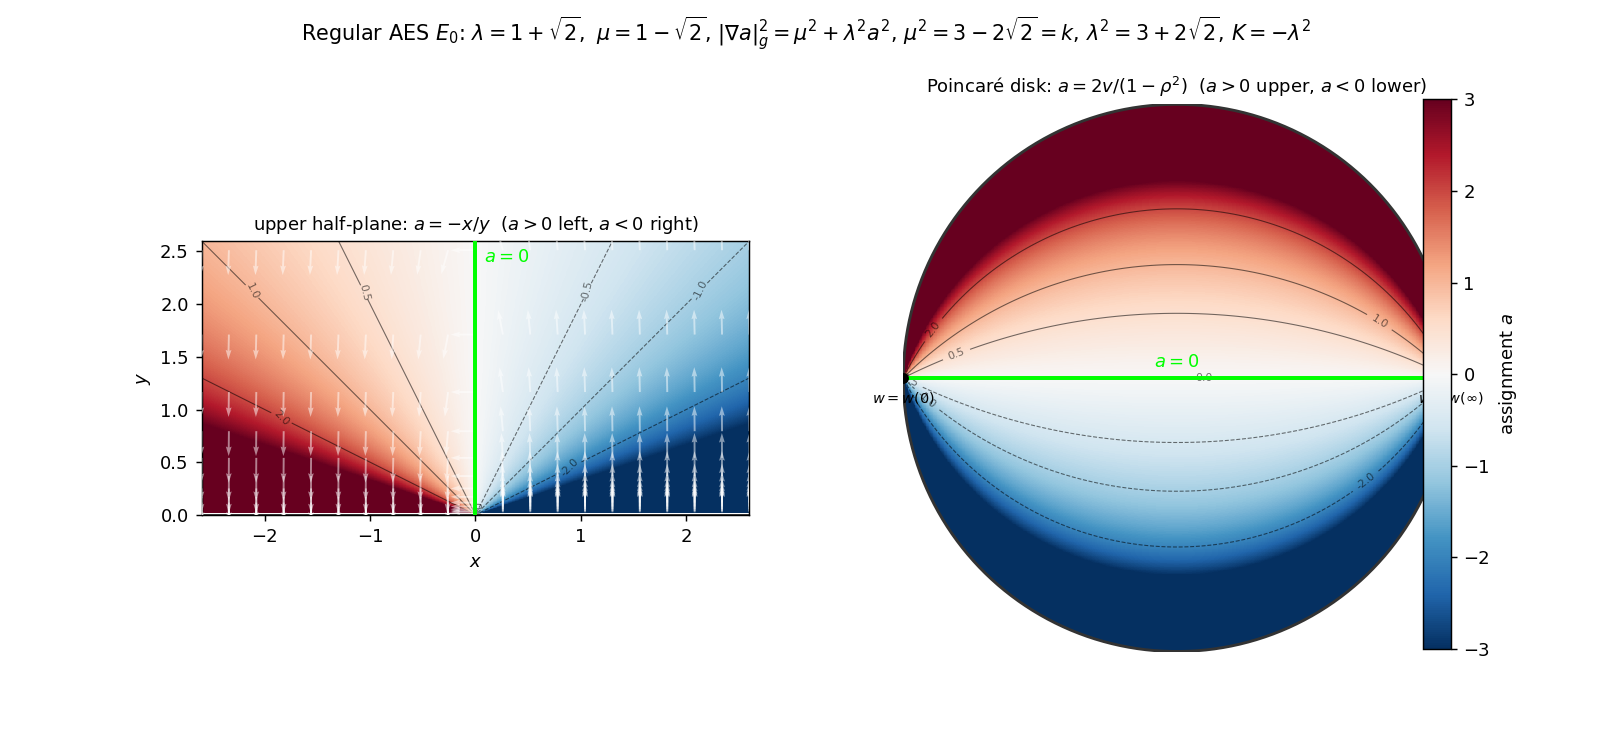

Write the Python code that produced this figure.
#!/usr/bin/env python3
"""
015 — Visualizing the regular AES  E0  with  lambda = 1+sqrt2, mu = 1-sqrt2.

Assignment function  a  in the two standard models:

  upper half-plane:  a = -x/y      (zero set: x = 0, the imaginary axis)
  Poincare disk:     a = 2v/(1-rho^2),   w = u + iv, rho^2 = u^2+v^2
                     (zero set: v = 0, the real diameter)

Both carry the same eikonal  |grad a|_g^2 = mu^2 + lambda^2 a^2, with
  mu^2 = 3-2sqrt2 = k,  lambda^2 = 3+2sqrt2 = 1/k,  curvature K = -lambda^2.

Level sets: in H^2 the rays  x = -c y  through the boundary point 0 (a pencil);
in the disk the circles through  w = -1 and w = +1  (plus the diameter v = 0).

STATUS: exact classical identities (computationally verified); the "distribution
of the assignment" is the standard E0 model, not a new theorem.
"""

import numpy as np
import matplotlib
matplotlib.use("Agg")
import matplotlib.pyplot as plt
from math import sqrt

SQ2 = sqrt(2.0)
MU = 1.0 - SQ2
LAM = 1.0 + SQ2
MU2 = MU * MU          # = 3-2sqrt2 = k
LAM2 = LAM * LAM       # = 3+2sqrt2 = 1/k
K = -LAM2

LEVS = [-4, -2, -1, -0.5, 0, 0.5, 1, 2, 4]
CMAP = "RdBu_r"
CLIM = 3.0


def panel_halfplane(ax):
    n = 700
    x = np.linspace(-2.6, 2.6, n)
    y = np.linspace(0.02, 2.6, n)
    X, Y = np.meshgrid(x, y)
    A = -X / Y
    A = np.clip(A, -CLIM, CLIM)

    pc = ax.pcolormesh(X, Y, A, cmap=CMAP, vmin=-CLIM, vmax=CLIM,
                       shading="auto")
    cs = ax.contour(X, Y, A, levels=LEVS, colors="k", linewidths=0.6,
                    alpha=0.55)
    ax.clabel(cs, fmt="%.1f", fontsize=6)

    ax.axhline(0, color="0.2", lw=1.6)                 # ideal boundary R
    ax.plot([0, 0], [0, 2.6], color="lime", lw=2.2, zorder=5)  # zero set a=0
    ax.text(0.08, 2.4, r"$a=0$", color="lime", fontsize=10)

    # metric gradient  grad a = -mu^2 y dx + lambda^2 x dy   (app B)
    gx = np.linspace(-2.6, 2.6, 21)
    gy = np.logspace(-1.6, 0.4, 13)
    GX, GY = np.meshgrid(gx, gy)
    U = -MU2 * GY
    V = LAM2 * GX
    norm = np.hypot(U, V)
    ax.quiver(GX, GY, U / norm, V / norm, scale=22, color="white",
              alpha=0.5, width=0.0035, zorder=3)

    ax.set_xlim(-2.6, 2.6)
    ax.set_ylim(0, 2.6)
    ax.set_aspect("equal")
    ax.set_xlabel("$x$")
    ax.set_ylabel("$y$")
    ax.set_title(r"upper half-plane: $a=-x/y$  ($a>0$ left, $a<0$ right)",
                 fontsize=10)
    return pc


def panel_disk(ax):
    n = 700
    u = np.linspace(-1.0, 1.0, n)
    v = np.linspace(-1.0, 1.0, n)
    U, V = np.meshgrid(u, v)
    rho2 = U * U + V * V
    A = 2 * V / (1 - rho2)
    A = np.ma.masked_where(rho2 >= 1.0, A)
    A = np.clip(A, -CLIM, CLIM)

    pc = ax.pcolormesh(U, V, A, cmap=CMAP, vmin=-CLIM, vmax=CLIM,
                       shading="auto")
    cs = ax.contour(U, V, A, levels=LEVS, colors="k", linewidths=0.6,
                    alpha=0.55)
    ax.clabel(cs, fmt="%.1f", fontsize=6)

    th = np.linspace(0, 2 * np.pi, 400)
    ax.plot(np.cos(th), np.sin(th), color="0.2", lw=1.6)   # ideal boundary
    ax.plot([-1, 1], [0, 0], color="lime", lw=2.2, zorder=5)  # zero set a=0
    ax.text(0.0, 0.04, r"$a=0$", color="lime", fontsize=10, ha="center")
    ax.plot([-1], [0], marker="o", ms=5, color="k", zorder=6)
    ax.plot([1], [0], marker="o", ms=5, color="k", zorder=6)
    ax.text(-1.0, -0.09, r"$w=w(0)$", ha="center", fontsize=8)
    ax.text(1.0, -0.09, r"$w=w(\infty)$", ha="center", fontsize=8)

    ax.set_aspect("equal")
    ax.set_xticks([])
    ax.set_yticks([])
    for sp in ax.spines.values():
        sp.set_visible(False)
    ax.set_title(r"Poincaré disk: $a=2v/(1-\rho^2)$  ($a>0$ upper, $a<0$ lower)",
                 fontsize=10)
    return pc


def main():
    fig, (ax1, ax2) = plt.subplots(1, 2, figsize=(12.4, 5.7))
    pc1 = panel_halfplane(ax1)
    pc2 = panel_disk(ax2)
    cbar = fig.colorbar(pc2, ax=[ax1, ax2], fraction=0.022, pad=0.02)
    cbar.set_label(r"assignment $a$")
    fig.suptitle(
        r"Regular AES $E_0$: $\lambda=1+\sqrt{2},\ \mu=1-\sqrt{2}$, "
        r"$|\nabla a|_g^2=\mu^2+\lambda^2 a^2$, "
        r"$\mu^2=3-2\sqrt{2}=k$, $\lambda^2=3+2\sqrt{2}$, $K=-\lambda^2$",
        fontsize=11.5)
    fig.subplots_adjust(top=0.87, wspace=0.28)
    out = "/Users/mingli/AEG/aeg-paper/notes/general/015-regular-aes-viz.png"
    fig.savefig(out, dpi=130)
    print("saved:", out)
    print("  mu^2 =", round(MU2, 6), " lambda^2 =", round(LAM2, 6),
          " K =", round(K, 6))


if __name__ == "__main__":
    main()
